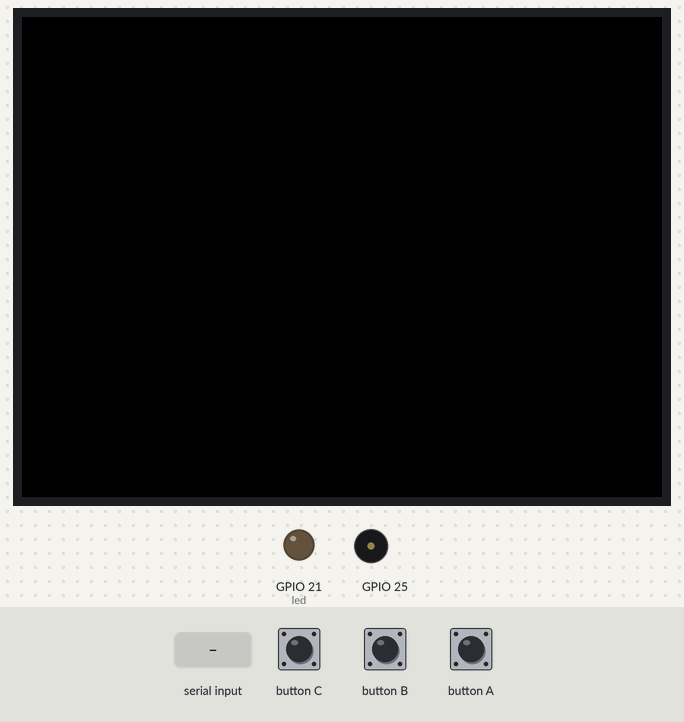
The sketch below on a simulated ESP32. On the bench: 320×240 colour display, output pins drawn as LEDs (lit = HIGH), buzzer (waves = sounding). Dashed ring = blinking. The inputs (shaded band) are chosen by the test bench.

Above: at 1.3 s.
1.4 s: byte 120 received over Serial
At 2.3 s:
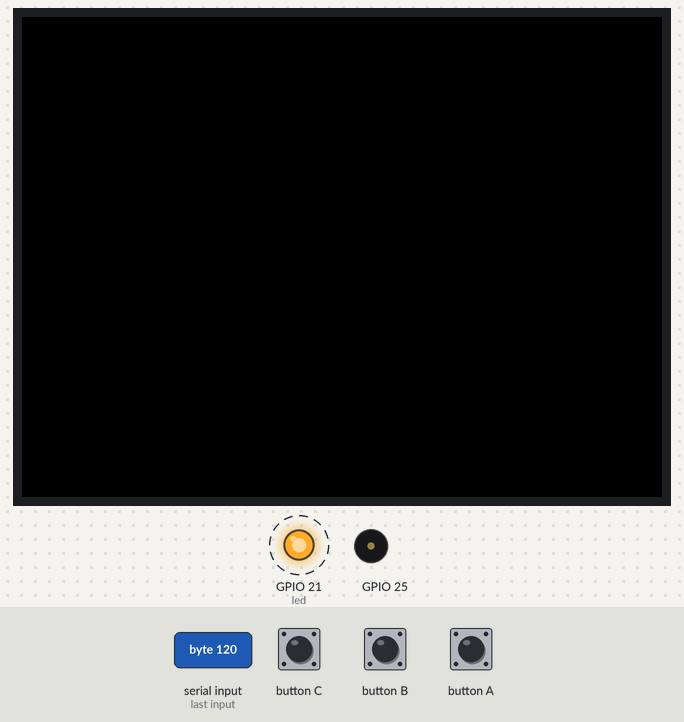
4.4 s: byte 30 received over Serial
At 5.2 s:
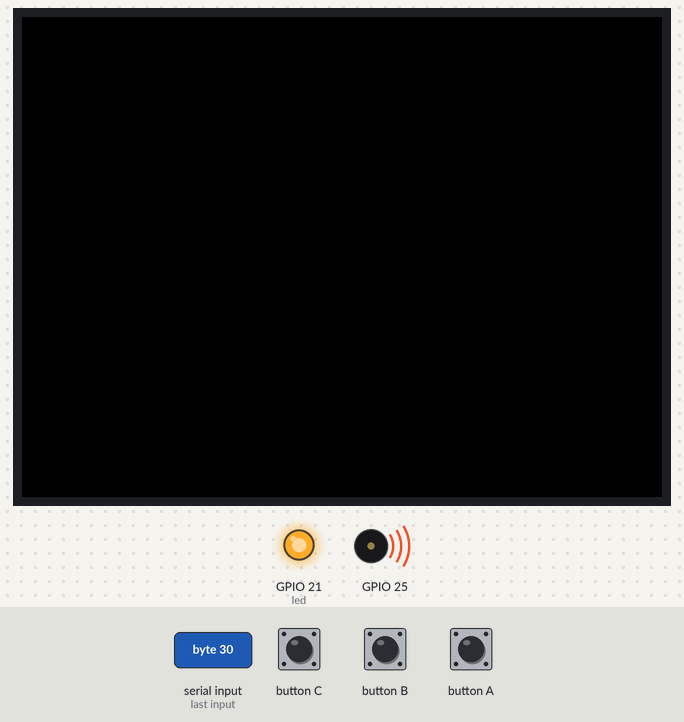
Timing chart, 0 to 7.4 s (numbered marks = the images above; inputs shaded):
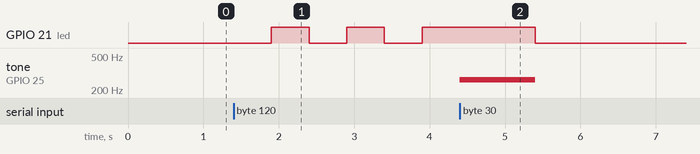

The sketch:

test.ino
```cpp
#include <M5Stack.h>
#define C 262
int led = 21;
int readByte;
void setup() {
  M5.begin();
  Serial.begin(9600);
  pinMode(led, OUTPUT);
  digitalWrite(led, LOW);
  M5.Speaker.setVolume(4);
}

void loop() {
  M5.update();
  if (Serial.available() > 0) {
    readByte = Serial.read();
    if (readByte > 96 && readByte < 123) {
      for (int i = 0; i < 3; i++) {
        digitalWrite(led, LOW);
        delay(500);
        digitalWrite(led, HIGH);
        delay(500);
      }
    } else {
      digitalWrite(led, HIGH);
      M5.Speaker.tone(C);
      delay(1000);
      M5.Speaker.mute();
      digitalWrite(led, LOW);
    }
  }
}
```

Measured:
- after the input at 1.4 s, GPIO 21 (led): alternates HIGH for 0.50 s and LOW for 0.50 s, starting after 0.50 s
- after the input at 4.4 s, GPIO 21 (led): HIGH → LOW after 1.0 s; tone on GPIO 25: silent → 262 Hz at once, → silent 1.0 s later
